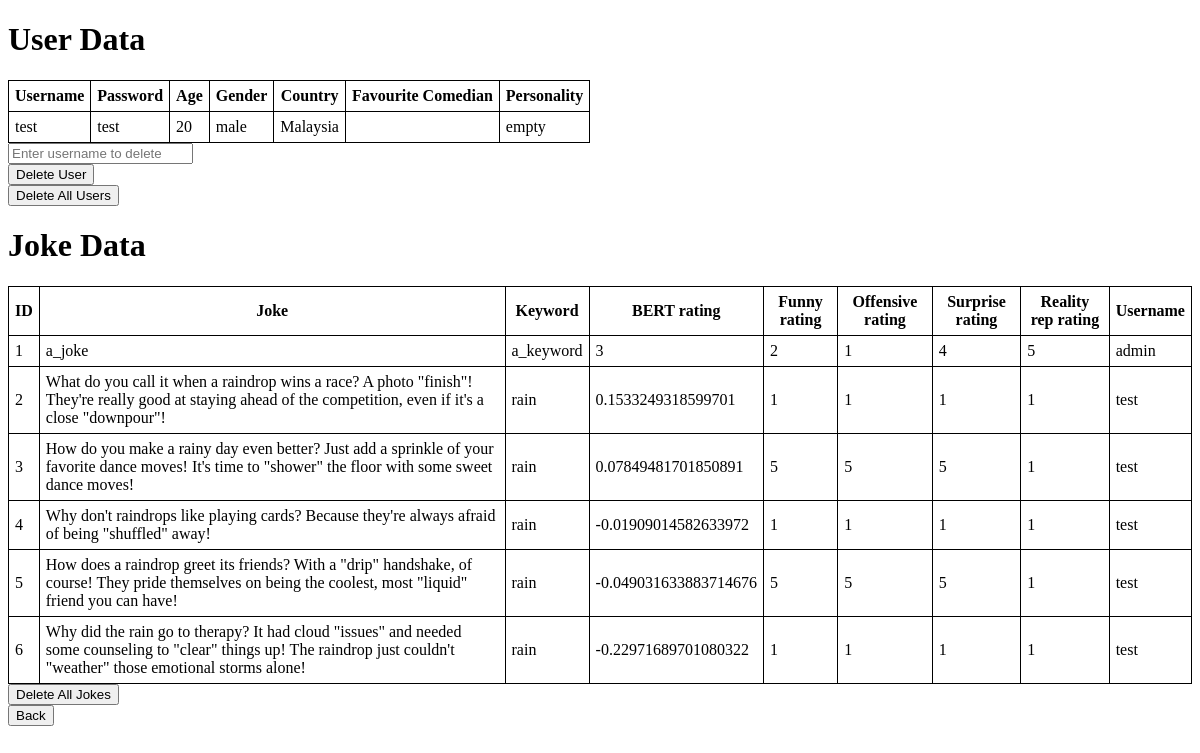
The page /database on the database as committed earlier.
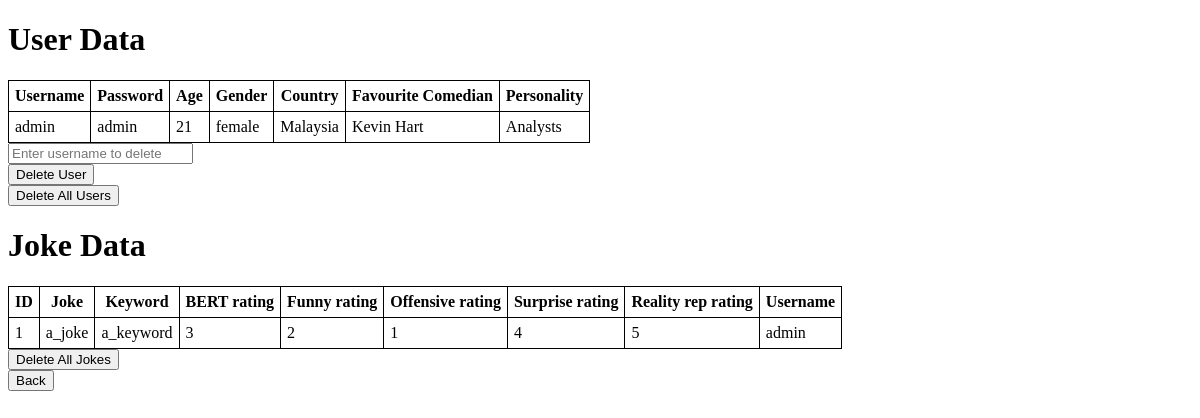
The same page on the database as committed later.
### tables this page shows
CREATE TABLE users
        (username TEXT NOT NULL PRIMARY KEY,
        password TEXT NOT NULL,
        age INTEGER NOT NULL,
        gender TEXT NOT NULL,
        country TEXT NOT NULL,
        fav_comedian TEXT,
        personality TEXT);

CREATE TABLE jokes 
        (joke_id INTEGER PRIMARY KEY AUTOINCREMENT,
        joke TEXT NOT NULL,
        keyword TEXT NOT NULL,
        BERT_rating INTEGER NOT NULL,
        user_rating_funny INTEGER NOT NULL,
        user_rating_offensive INTEGER NOT NULL,
        user_rating_surprise INTEGER NOT NULL,
        user_rating_reality_rep INTEGER NOT NULL,
        username TEXT NOT NULL,
        FOREIGN KEY (username) REFERENCES users (username));

### myApp.py (the view)
@app.route('/database')
def show_users():
    users = db_user.get_all_user()
    jokes = db_joke.get_all_jokes()
    return render_template('database.html', users=users, jokes=jokes)

### db_joke.py (called while the page is built)
def get_all_jokes():
    conn = sqlite3.connect(db_joke)
    c = conn.cursor()
    c.execute("SELECT * FROM jokes")
    jokes = c.fetchall()
    conn.close()
    return jokes

### db_user.py (called while the page is built)
def get_all_user():
    conn = sqlite3.connect(db_user)
    c = conn.cursor()
    c.execute("SELECT * FROM users")
    users = c.fetchall()
    conn.close()
    return users

### templates/database.html (shortened to what this page needs)
<!DOCTYPE html>
<html>
<head>
</head>
<body>
    <h1>User Data</h1>
    <table>
        <tr>
            <th>Username</th>
            <th>Password</th>
            <th>Age</th>
            <th>Gender</th>
            <th>Country</th>
            <th>Favourite Comedian</th>
            <th>Personality</th>
        </tr>
        {% for user in users %}
        <tr>
            <td>{{ user[0] }}</td>
            <td>{{ user[1] }}</td>
            <td>{{ user[2] }}</td>
            <td>{{ user[3] }}</td>
            <td>{{ user[4] }}</td>
            <td>{{ user[5] }}</td>
            <td>{{ user[6] }}</td>
        </tr>
        {% endfor %}
    </table>
    <form method="post" action="{{ url_for('delete_user') }}">
        <input type="text" name="username" placeholder="Enter username to delete"><br>
        <input type="submit" value="Delete User">
    </form>
    <form method="post" action="{{ url_for('delete_all_users') }}">
        <input type="submit" value="Delete All Users">
    </form>
    <h1>Joke Data</h1>
    <table>
        <tr>
            <th>ID</th>
            <th>Joke</th>
            <th>Keyword</th>
            <th>BERT rating</th>
            <th>Funny rating</th>
            <th>Offensive rating</th>
            <th>Surprise rating</th>
            <th>Reality rep rating</th>
            <th>Username</th>
        </tr>
        {% for joke in jokes %}
        <tr>
            <td>{{ joke[0] }}</td>
            <td>{{ joke[1] }}</td>
            <td>{{ joke[2] }}</td>
            <td>{{ joke[3] }}</td>
            <td>{{ joke[4] }}</td>
            <td>{{ joke[5] }}</td>
            <td>{{ joke[6] }}</td>
            <td>{{ joke[7] }}</td>
            <td>{{ joke[8] }}</td>
        </tr>
        {% endfor %}
    </table>
    <form method="post" action="{{ url_for('delete_all_jokes') }}">
        <input type="submit" value="Delete All Jokes">
    </form>
    <form method="get" action="{{ url_for('admin_options') }}">
        <input type="submit" value="Back">
    </form>
</body>
</html>

### templates/database.html (style rules this page uses)
table, th, td { border: 1px solid black; border-collapse: collapse; padding: 6px 6px; }

Rows that differ between the two databases and show on the page:
removed users: username "test", password "test", age "20", gender "male", country "Malaysia", personality "empty"
removed jokes: joke_id "2", joke "What do you call it when a raindrop wins a race? A photo \"finish\"! They're really good at staying ahead of the competition, even if it's a close \"downpour\"!", keyword "rain", BERT_rating "0.1533249318599701", user_rating_funny "1", user_rating_offensive "1", user_rating_surprise "1", user_rating_reality_rep "1", username "test"
removed jokes: joke_id "3", joke "How do you make a rainy day even better? Just add a sprinkle of your favorite dance moves! It's time to \"shower\" the floor with some sweet dance moves!", keyword "rain", BERT_rating "0.07849481701850891", user_rating_funny "5", user_rating_offensive "5", user_rating_surprise "5", user_rating_reality_rep "1", username "test"
removed jokes: joke_id "4", joke "Why don't raindrops like playing cards? Because they're always afraid of being \"shuffled\" away!", keyword "rain", BERT_rating "-0.01909014582633972", user_rating_funny "1", user_rating_offensive "1", user_rating_surprise "1", user_rating_reality_rep "1", username "test"
removed jokes: joke_id "5", joke "How does a raindrop greet its friends? With a \"drip\" handshake, of course! They pride themselves on being the coolest, most \"liquid\" friend you can have!", keyword "rain", BERT_rating "-0.049031633883714676", user_rating_funny "5", user_rating_offensive "5", user_rating_surprise "5", user_rating_reality_rep "1", username "test"
removed jokes: joke_id "6", joke "Why did the rain go to therapy? It had cloud \"issues\" and needed some counseling to \"clear\" things up! The raindrop just couldn't \"weather\" those emotional storms alone!", keyword "rain", BERT_rating "-0.22971689701080322", user_rating_funny "1", user_rating_offensive "1", user_rating_surprise "1", user_rating_reality_rep "1", username "test"
added users: username "admin", password "admin", age "21", gender "female", country "Malaysia", fav_comedian "Kevin Hart", personality "Analysts"
